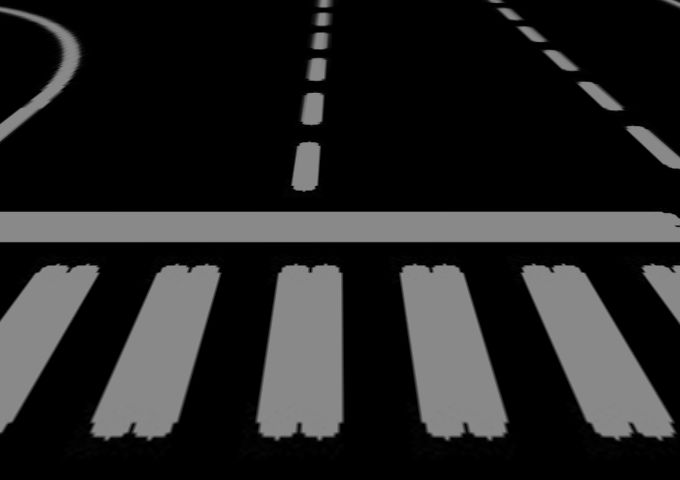
#> input picture Stitchers/Right.png, 680 x 480 px
$ python stitching3.py
#> lines starting #> are read from the running program, lines starting #| are printed output that depends on the picture; after the words box and inside, x2 and y2 are one past the last pixel; in counts of white or black regions, pixels touching at a corner belong together
import cv2
import numpy as np
import matplotlib.pyplot as plt
import imageio
import imutils
cv2.ocl.setUseOpenCL(False)

#https://towardsdatascience.com/image-panorama-stitching-with-opencv-2402bde6b46c

# select the image id (valid values 1,2,3, or 4)
feature_extractor = 'orb' # one of 'sift', 'surf', 'brisk', 'orb'
feature_matching = 'bf' # Can try with knn or bf

# Nota knn esta a funcionar melhor para esta imagem

# read images and transform them to grayscale
# Make sure that the train image is the image that will be transformed

#trainImg = imageio.imread('http://www.ic.unicamp.br/~helio/imagens_registro/foto1A.jpg')
trainImg =cv2.imread("Right.png")
#> trainImg is the input picture: shape (480, 680, 3); min 0, max 148, mean 37
trainImg_gray = cv2.cvtColor(trainImg, cv2.COLOR_RGB2GRAY)

#queryImg = imageio.imread('http://www.ic.unicamp.br/~helio/imagens_registro/foto1B.jpg')
queryImg = cv2.imread("Left.png")
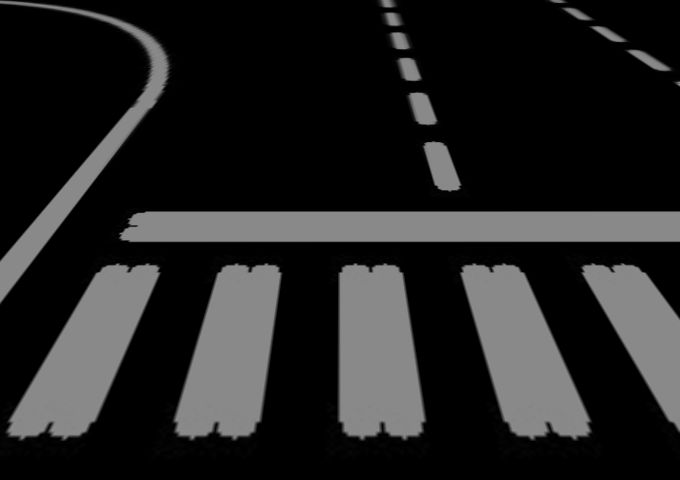
#> input picture Stitchers/Left.png, 680 x 480 px
#> queryImg is the input picture: shape (480, 680, 3); min 0, max 148, mean 35.9

# Opencv defines the color channel in the order BGR.
# Transform it to RGB to be compatible to matplotlib
queryImg_gray = cv2.cvtColor(queryImg, cv2.COLOR_RGB2GRAY)


def detectAndDescribe(image, method=None):
    """
    Compute key points and feature descriptors using an specific method
    """
#> called with method = 'orb'

    assert method is not None, "You need to define a feature detection method. Values are: 'sift', 'surf'"

    # detect and extract features from the image
    if method == 'sift':
        descriptor = cv2.xfeatures2d.SIFT_create()
    elif method == 'surf':
        descriptor = cv2.xfeatures2d.SURF_create()
    elif method == 'brisk':
        descriptor = cv2.BRISK_create()
    elif method == 'orb':
        descriptor = cv2.ORB_create()

    # get keypoints and descriptors
    (kps, features) = descriptor.detectAndCompute(image, None)
#> kps = 491 keypoints; strongest (x, y, size): (527, 272, 111.1), (93, 272, 92.6), (305, 143, 111.1), (526, 272, 92.6)

    return (kps, features)

kpsA, featuresA = detectAndDescribe(trainImg_gray, method=feature_extractor)
#> kpsA has the same summary as kps in detectAndDescribe
kpsB, featuresB = detectAndDescribe(queryImg_gray, method=feature_extractor)
#> in detectAndDescribe (call 2), `(kps, features) = descriptor.detectAndCompute(image, None)`: kps = 494 keypoints; strongest (x, y, size): (123, 235, 53.6), (122, 234, 64.3), (430, 119, 92.6), (417, 75, 64.3)
#> kpsB has the same summary as kps in detectAndDescribe


def createMatcher(method,crossCheck):
    "Create and return a Matcher Object"

    if method == 'sift' or method == 'surf':
        bf = cv2.BFMatcher(cv2.NORM_L2, crossCheck=crossCheck)
    elif method == 'orb' or method == 'brisk':
        bf = cv2.BFMatcher(cv2.NORM_HAMMING, crossCheck=crossCheck)
    return bf

def matchKeyPointsBF(featuresA, featuresB, method):
#> called with method = 'orb'
    bf = createMatcher(method, crossCheck=True)

    # Match descriptors.
    best_matches = bf.match(featuresA,featuresB)
#> best_matches = 243 matches

    # Sort the features in order of distance.
    # The points with small distance (more similarity) are ordered first in the vector
    rawMatches = sorted(best_matches, key = lambda x:x.distance)
#> rawMatches = 243 matches
    #print("Raw matches (Brute force):", len(rawMatches))
    return rawMatches

def matchKeyPointsKNN(featuresA, featuresB, ratio, method):
    bf = createMatcher(method, crossCheck=False)
    # compute the raw matches and initialize the list of actual matches
    rawMatches = bf.knnMatch(featuresA, featuresB, 2)
    #print("Raw matches (knn):", len(rawMatches))
    matches = []

    # loop over the raw matches
    for m,n in rawMatches:
        # ensure the distance is within a certain ratio of each
        # other (i.e. Lowe's ratio test)
        if m.distance < n.distance * ratio:
            matches.append(m)
    return matches

# print("Using: {} feature matcher".format(feature_matching))

#fig = plt.figure(figsize=(20,8))

if feature_matching == 'bf':
    matches = matchKeyPointsBF(featuresA, featuresB, method=feature_extractor)
#> matches = 243 matches
    img3 = cv2.drawMatches(trainImg,kpsA,queryImg,kpsB,matches[:100],
                           None,flags=cv2.DrawMatchesFlags_NOT_DRAW_SINGLE_POINTS)
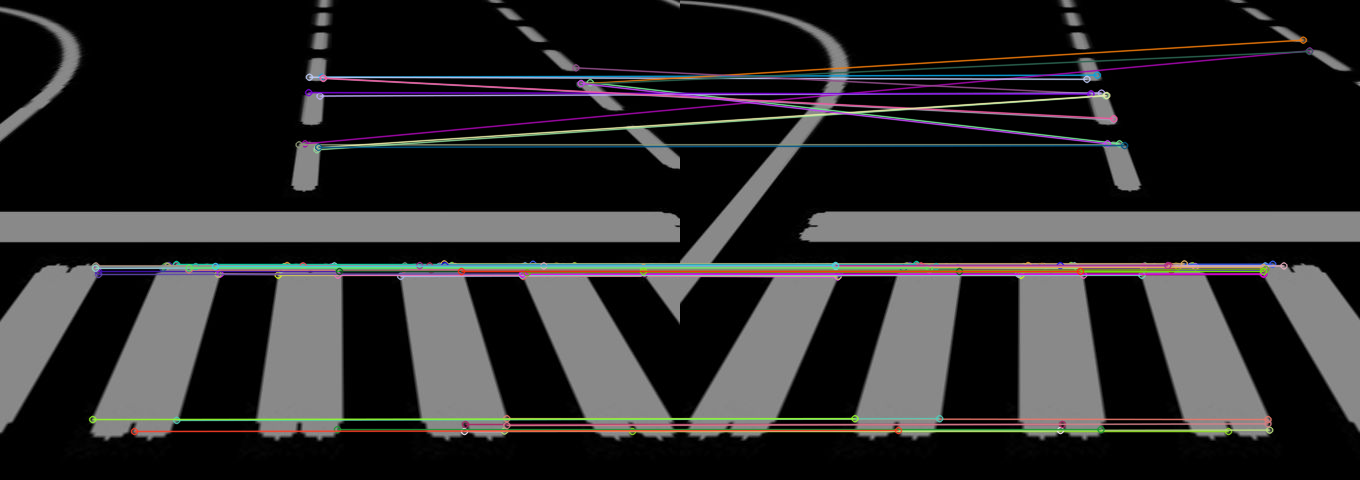
#> img3: shape (480, 1360, 3); mean B, G, R 41.9, 41.7, 42.5
elif feature_matching == 'knn':
    matches = matchKeyPointsKNN(featuresA, featuresB, ratio=0.75, method=feature_extractor)
    img3 = cv2.drawMatches(trainImg,kpsA,queryImg,kpsB,np.random.choice(matches,100),
                           None,flags=cv2.DrawMatchesFlags_NOT_DRAW_SINGLE_POINTS)


def getHomography(kpsA, kpsB, featuresA, featuresB, matches, reprojThresh):
    # convert the keypoints to numpy arrays
#> called with reprojThresh = 4
    kpsA = np.float32([kp.pt for kp in kpsA])
#> kpsA = 491 pairs, first value 58 to 644, second value 33 to 439
    kpsB = np.float32([kp.pt for kp in kpsB])
#> kpsB = 494 pairs, first value 46.08 to 630, second value 34 to 438

    if len(matches) > 4:

        # construct the two sets of points
        ptsA = np.float32([kpsA[m.queryIdx] for m in matches])
#> ptsA = 243 pairs, first value 58 to 644, second value 34 to 439
        ptsB = np.float32([kpsB[m.trainIdx] for m in matches])
#> ptsB = 243 pairs, first value 50.4 to 629.3, second value 39.6 to 438

        # estimate the homography between the sets of points
        (H, status) = cv2.findHomography(ptsA, ptsB, cv2.RANSAC,
            reprojThresh)
#> H = [[1, 0.147, 20.8], [0.00151, 1, -0.44], [3.93e-06, 5.79e-06, 1]]; status = 243 values, max 1 at index 1, min 0 at index 0, mean 0.51

        return (matches, H, status)
    else:
        return None


M = getHomography(kpsA, kpsB, featuresA, featuresB, matches, reprojThresh=4)
#> M = 3 matches
if M is None:
    print("Error!")
(matches, H, status) = M

# Apply panorama correction
width = trainImg.shape[1] + queryImg.shape[1]
#> width = 1360
height = trainImg.shape[0] + queryImg.shape[0]
#> height = 960

result = cv2.warpPerspective(trainImg, H, (width, height))
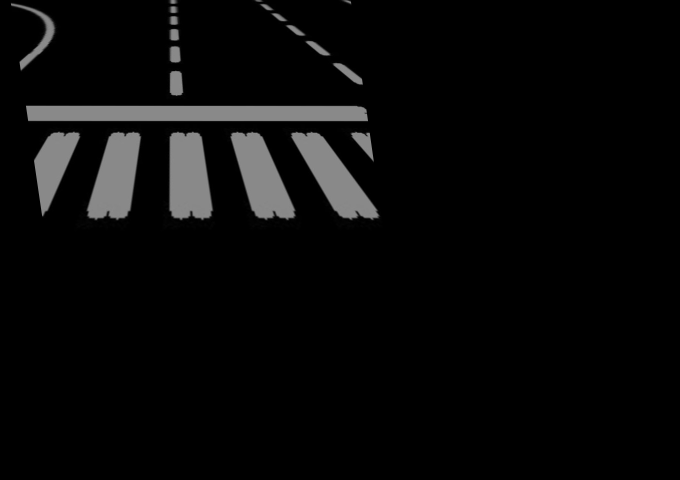
#> result: shape (960, 1360, 3) (shown at 1/2 size); min 0, max 146, mean 9.2
result[0:queryImg.shape[0], 0:queryImg.shape[1]] = queryImg
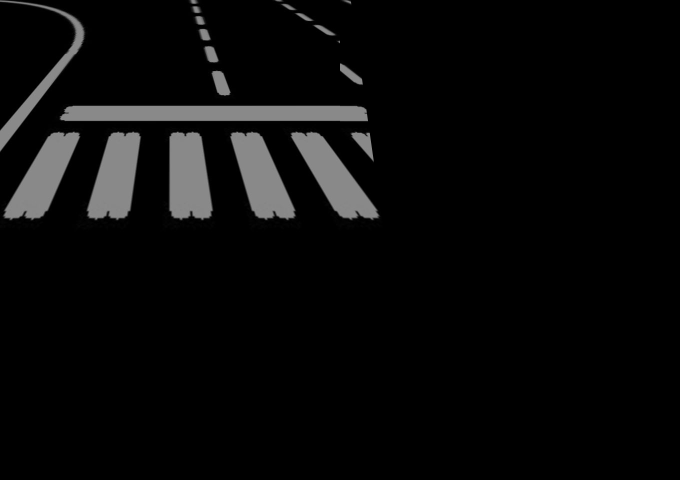
#> result: shape (960, 1360, 3) (shown at 1/2 size); 6.17% of pixels changed, all inside (x1, y1, x2, y2) = (0, 0, 680, 464)


# transform the panorama image to grayscale and threshold it
gray = cv2.cvtColor(result, cv2.COLOR_BGR2GRAY)
thresh = cv2.threshold(gray, 0, 255, cv2.THRESH_BINARY)[1]
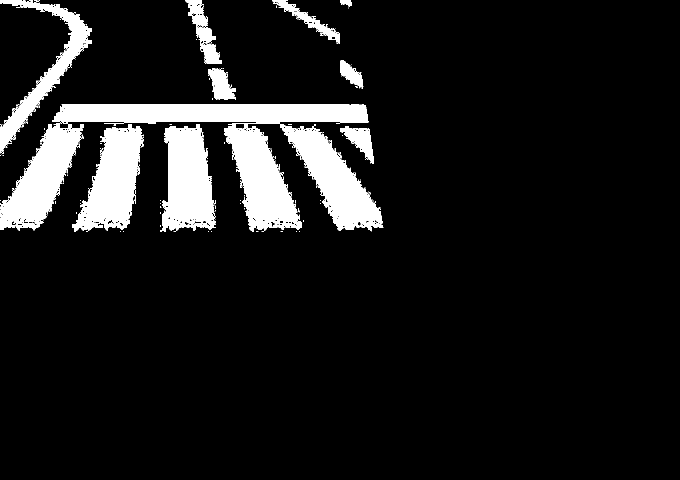
#> thresh: shape (960, 1360) (shown at 1/2 size); 9.8% white; 303 white regions (282 under 20 px)

# Finds contours from the binary image
cnts = cv2.findContours(thresh.copy(), cv2.RETR_EXTERNAL, cv2.CHAIN_APPROX_SIMPLE)
#> cnts = 302 contours, 289 with area under 20; largest, box (x1, y1, x2, y2) and area: (0, 208, 737, 461) 37125, (448, 247, 767, 464) 33898, (320, 248, 432, 464) 16896, (144, 248, 288, 464) 16804, (0, 0, 184, 307) 10063
cnts = imutils.grab_contours(cnts)

# get the maximum contour area
c = max(cnts, key=cv2.contourArea)
#> c = contour of 801 points, box (x1, y1, x2, y2) (0, 208, 737, 461), area 37125

# get a bbox from the contour area
(x, y, w, h) = cv2.boundingRect(c)
#> x = 0; y = 208; w = 737; h = 253

# crop the image to the bbox coordinates
result = result[y:y + h, x:x + w]
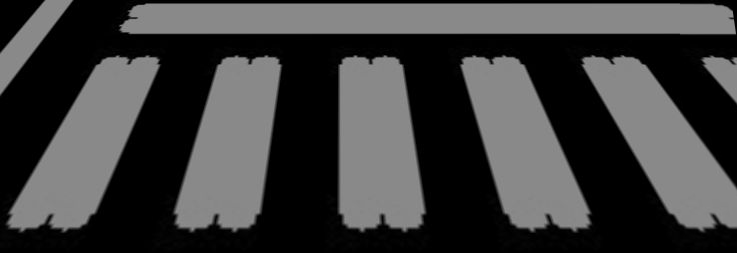
#> result: shape (253, 737, 3); min 0, max 148, mean 62.2

# show the cropped image
plt.figure(figsize=(20,10))
plt.imshow(result)
plt.show()
